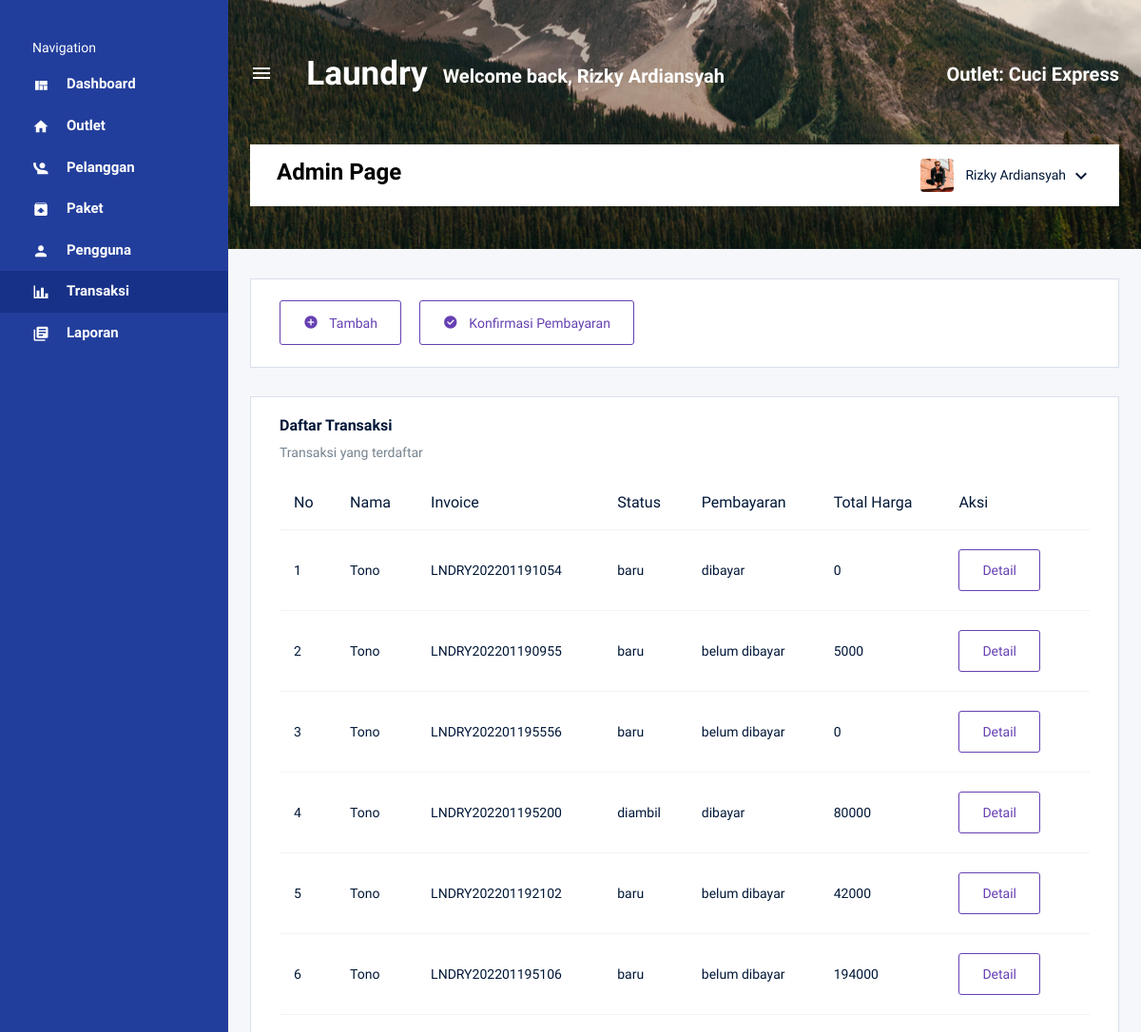
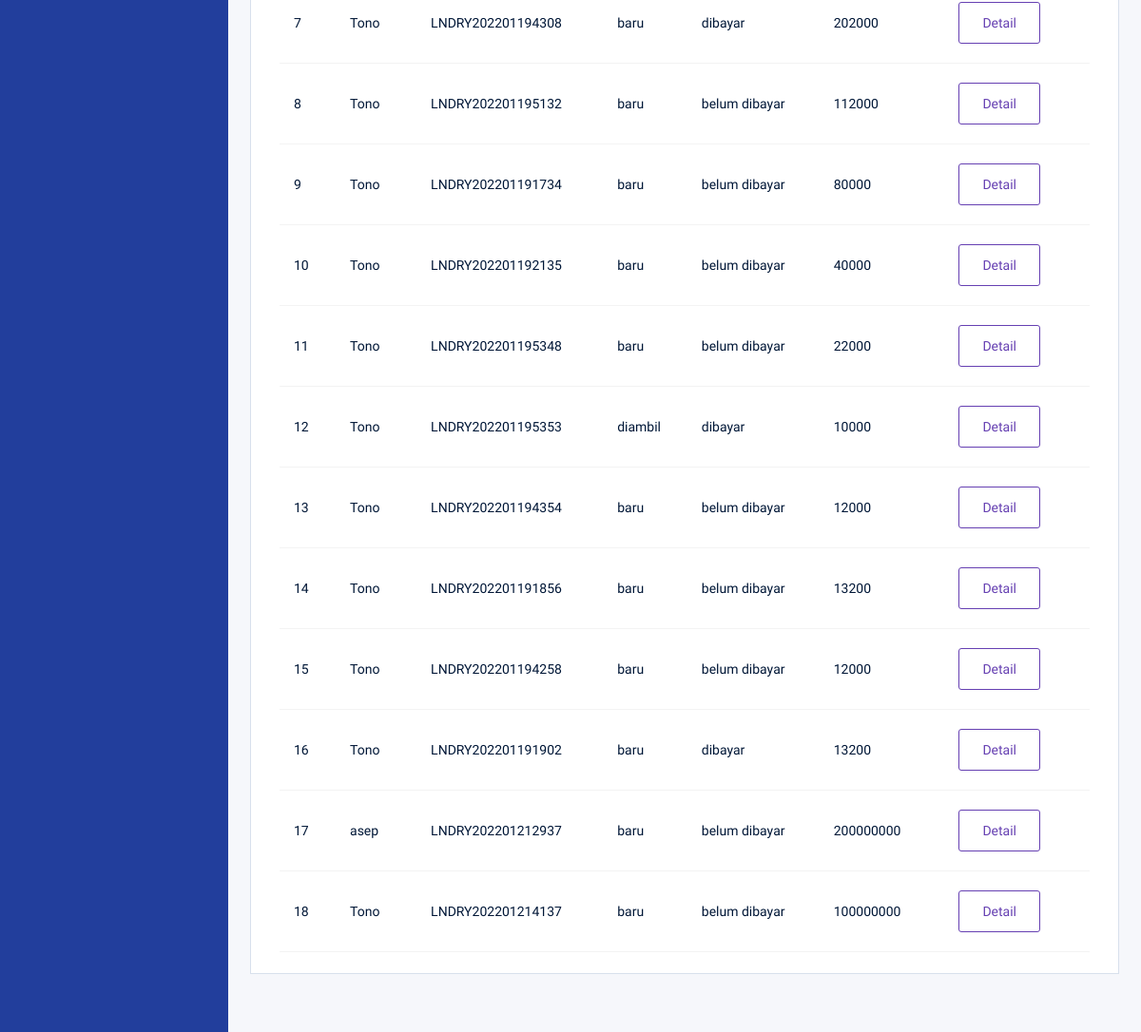
Screenshot of /page/admin/transaksi.php (signed in) with the database file from the repository (2 pictures, top to bottom).
### tables this page shows
CREATE TABLE `tb_outlet` (
  `id` int(11) NOT NULL,
  `nama` varchar(100) NOT NULL,
  `alamat` text NOT NULL,
  `tlp` text NOT NULL
);

CREATE TABLE `tb_member` (
  `id` int(11) NOT NULL,
  `nama` varchar(100) NOT NULL,
  `alamat` text NOT NULL,
  `jenis_kelamin` enum('L','P') NOT NULL,
  `tlp` varchar(5) NOT NULL
);

CREATE TABLE `tb_transaksi` (
  `id` int(11) NOT NULL,
  `id_outlet` int(11) NOT NULL,
  `kode_invoice` varchar(100) NOT NULL,
  `id_member` int(11) NOT NULL,
  `tgl` datetime NOT NULL,
  `batas_waktu` datetime NOT NULL,
  `tgl_bayar` datetime NOT NULL,
  `biaya_tambahan` int(11) NOT NULL,
  `diskon` double NOT NULL,
  `pajak` int(11) NOT NULL,
  `status` enum('baru','proses','selesai','diambil') NOT NULL,
  `dibayar` enum('dibayar','belum_dibayar') NOT NULL,
  `id_user` int(11) NOT NULL
);

CREATE TABLE `tb_detail_transaksi` (
  `id` int(11) NOT NULL,
  `id_transaksi` int(11) NOT NULL,
  `id_paket` int(11) NOT NULL,
  `qty` double NOT NULL,
  `keterangan` text NOT NULL,
  `total_harga` int(11) NOT NULL,
  `total_bayar` int(11) NOT NULL
);

### page/admin/transaksi.php (the view, shortened to what this page needs)
<!DOCTYPE html>
<html lang="en">
<head>
    <link rel="stylesheet" href="../../assets/vendors/mdi/css/materialdesignicons.min.css">
    <link rel="stylesheet" href="../../assets/vendors/css/vendor.bundle.base.css">
    <link rel="stylesheet" href="../../assets/css2/style.css">
</head>
<body>
    <div class="container-scroller d-flex">
        <nav class="sidebar sidebar-offcanvas" id="sidebar">
            <ul class="nav">
                <li class="nav-item sidebar-category">
                    <p>Navigation</p>
                </li>
                <li class="nav-item">
                    <a class="nav-link" href="index.php">
                        <i class="mdi mdi-view-quilt menu-icon"></i>
                        <span class="menu-title">Dashboard</span>
                    </a>
                </li>
                <li class="nav-item">
                    <a class="nav-link" href="outlet.php">
                        <i class="mdi mdi-home menu-icon"></i>
                        <span class="menu-title">Outlet</span>
                    </a>
                </li>
                <li class="nav-item">
                    <a class="nav-link" href="pelanggan.php">
                        <i class="mdi mdi-human-greeting menu-icon"></i>
                        <span class="menu-title">Pelanggan</span>
                    </a>
                </li>
                <li class="nav-item">
                    <a class="nav-link" href="paket.php">
                        <i class="mdi mdi-package-up menu-icon"></i>
                        <span class="menu-title">Paket</span>
                    </a>
                </li>
                <li class="nav-item">
                    <a class="nav-link" href="pengguna.php">
                        <i class="mdi mdi-account menu-icon"></i>
                        <span class="menu-title">Pengguna</span>
                    </a>
                </li>
                <li class="nav-item">
                    <a class="nav-link" href="transaksi.php">
                        <i class="mdi mdi-chart-bar menu-icon"></i>
                        <span class="menu-title">Transaksi</span>
                    </a>
                </li>
                <li class="nav-item">
                    <a class="nav-link" href="laporan.php">
                        <i class="mdi mdi-library-books menu-icon"></i>
                        <span class="menu-title">Laporan</span>
                    </a>
                </li>
            </ul>
        </nav>
        <div class="container-fluid page-body-wrapper">
            <nav class="navbar col-lg-12 col-12 px-0 py-0 py-lg-4 d-flex flex-row">
                <div class="navbar-menu-wrapper d-flex align-items-center justify-content-end">
                    <button class="navbar-toggler navbar-toggler align-self-center" type="button" data-toggle="minimize">
                        <span class="mdi mdi-menu"></span>
                    </button>
                    <div class="navbar-brand-wrapper">
                        <h1 class="navbar-brand mb-0 h1" style="color: white;">Laundry</h1>
                    </div>
                    <h4 class="font-weight-bold mb-0 d-none d-md-block mt-1">Welcome back, <?= $_SESSION['nama'] ?></h4>
                    <ul class="navbar-nav navbar-nav-right">
                    <li class="nav-item">
                            <?php
                            include "../../connection/koneksi.php";
                            $qry_get_outletNama = mysqli_query($conn, "select tb_outlet.nama as nama, tb_outlet.id from tb_outlet where tb_outlet.id = '" . $_SESSION['id_outlet'] . "'");
                            $data_nama = mysqli_fetch_array($qry_get_outletNama);
                            ?>
                            <h4 class="mb-0 font-weight-bold d-none d-xl-block">Outlet: <?= $data_nama['nama'] ?></h4>
                        </li>
                    </ul>
                </div>
                <div class="navbar-menu-wrapper navbar-search-wrapper d-none d-lg-flex align-items-center">
                    <ul class="navbar-nav mr-lg-2">
                        <li class="nav-item nav-search d-none d-lg-block">
                            <div class="input-group">
                                <h3 style="color: black;">Admin Page</h3>
                            </div>
                        </li>
                    </ul>
                    <ul class="navbar-nav navbar-nav-right">
                        <li class="nav-item nav-profile dropdown">
                            <a class="nav-link dropdown-toggle" href="#" data-bs-toggle="dropdown" id="profileDropdown">
                                <img src="../../assets/images/faces/face5.jpg" alt="profile" />
                                <span class="nav-profile-name"><?= $_SESSION['nama'] ?></span>
                            </a>
                        </li>
                    </ul>
                </div>
            </nav>
            <div class="main-panel">
                <div class="content-wrapper">
                    <div class="row">
                        <div class="col-md-12 grid-margin stretch-card">
                            <div class="card">
                                <div class="card-body">
                                    <a type="button" class="btn btn-outline-primary btn-icon-text" href="transaksi_cari_pelanggan.php" style="margin-right: 15px;">
                                        <i class="mdi mdi-plus-circle btn-icon-prepend"></i>
                                        Tambah
                                    </a>
                                    <a type="button" class="btn btn-outline-primary btn-icon-text" href="transaksi_konfirmasi.php">
                                        <i class="mdi mdi-check-circle btn-icon-prepend"></i>
                                        Konfirmasi Pembayaran
                                    </a>
                                </div>
                            </div>
                        </div>
                        <div class="col-lg-12 grid-margin stretch-card">
                            <div class="card">
                                <div class="card-body">
                                    <h4 class="card-title">Daftar Transaksi</h4>
                                    <p class="card-description">
                                        Transaksi yang terdaftar
                                    </p>
                                    <div class="table-responsive">
                                        <table class="table table-hover">
                                            <thead>
                                                <tr>
                                                    <th>No</th>
                                                    <th>Nama</th>
                                                    <th>Invoice</th>
                                                    <th>Status</th>
                                                    <th>Pembayaran </th>
                                                    <th>Total Harga</th>
                                                    <th>Aksi</th>
                                                </tr>
                                            </thead>
                                            <tbody>
                                                <?php
                                                include "../../connection/koneksi.php";
                                                 $qry_transaksi = mysqli_query($conn, "select tb_member.nama as nama_member, tb_member.id, tb_transaksi.status, tb_transaksi.dibayar, tb_transaksi.kode_invoice, tb_transaksi.id, tb_detail_transaksi.total_harga, tb_detail_transaksi.id_transaksi, tb_detail_transaksi.id_paket, tb_paket.id, tb_paket.id_outlet from tb_member, tb_transaksi, tb_detail_transaksi, tb_paket where tb_member.id = tb_transaksi.id_member and tb_detail_transaksi.id_paket = tb_paket.id and tb_paket.id_outlet = '".$_SESSION['id_outlet']."' and tb_transaksi.id = tb_detail_transaksi.id_transaksi");
                                                $no = 0;
                                                while ($data_transaksi = mysqli_fetch_array($qry_transaksi)) {
                                                    if ($data_transaksi['dibayar'] == "belum_dibayar") {
                                                        $dibayar = "belum dibayar";
                                                    } else {
                                                        $dibayar = "dibayar";
                                                    }
                                                    $no++; ?>
                                                    <tr>
                                                        <td><?= $no ?></td>
                                                        <td><?= $data_transaksi['nama_member'] ?></td>
                                                        <td><?= $data_transaksi['kode_invoice'] ?></td>
                                                        <td><?= $data_transaksi['status'] ?></td>
                                                        <td><?= $dibayar ?></td>
                                                        <td><?= $data_transaksi['total_harga']; ?></td>
                                                        <td><a href="transaksi_detail.php?id=<?= $data_transaksi['id_transaksi'] ?>" class="btn btn-outline-primary btn-fw" style="margin-right: 15px;">Detail</a></td>
                                                    </tr>
                                                <?php
                                                }
                                                ?>
                                            </tbody>
                                        </table>
                                    </div>
                                </div>
                            </div>
                        </div>
                    </div>
                </div>
            </div>
</body>
</html>

### rows the page displays
tb_outlet: nama "Cuci Express"
tb_member: nama "Tono", tb_transaksi.kode_invoice "LNDRY202201191054", tb_transaksi.status "baru", tb_transaksi.dibayar "dibayar", tb_detail_transaksi.total_harga "0", tb_transaksi.kode_invoice "LNDRY202201190955", tb_transaksi.dibayar "belum dibayar", tb_detail_transaksi.total_harga "5000", tb_transaksi.kode_invoice "LNDRY202201195556", tb_transaksi.kode_invoice "LNDRY202201195200", tb_transaksi.status "diambil", tb_detail_transaksi.total_harga "80000", tb_transaksi.kode_invoice "LNDRY202201192102", tb_detail_transaksi.total_harga "42000", tb_transaksi.kode_invoice "LNDRY202201195106", tb_detail_transaksi.total_harga "194000", tb_transaksi.kode_invoice "LNDRY202201194308", tb_detail_transaksi.total_harga "202000", tb_transaksi.kode_invoice "LNDRY202201195132", tb_detail_transaksi.total_harga "112000", tb_transaksi.kode_invoice "LNDRY202201191734", tb_transaksi.kode_invoice "LNDRY202201192135", tb_detail_transaksi.total_harga "40000", tb_transaksi.kode_invoice "LNDRY202201195348", tb_detail_transaksi.total_harga "22000", tb_transaksi.kode_invoice "LNDRY202201195353", tb_detail_transaksi.total_harga "10000", tb_transaksi.kode_invoice "LNDRY202201194354", tb_detail_transaksi.total_harga "12000", tb_transaksi.kode_invoice "LNDRY202201191856", tb_detail_transaksi.total_harga "13200", tb_transaksi.kode_invoice "LNDRY202201194258", tb_transaksi.kode_invoice "LNDRY202201191902", tb_transaksi.kode_invoice "LNDRY202201214137", tb_detail_transaksi.total_harga "100000000"
tb_member: nama "asep", tb_transaksi.kode_invoice "LNDRY202201212937", tb_transaksi.status "baru", tb_transaksi.dibayar "belum dibayar", tb_detail_transaksi.total_harga "200000000"

### other values shown
$_SESSION['nama'] "Rizky Ardiansyah"
